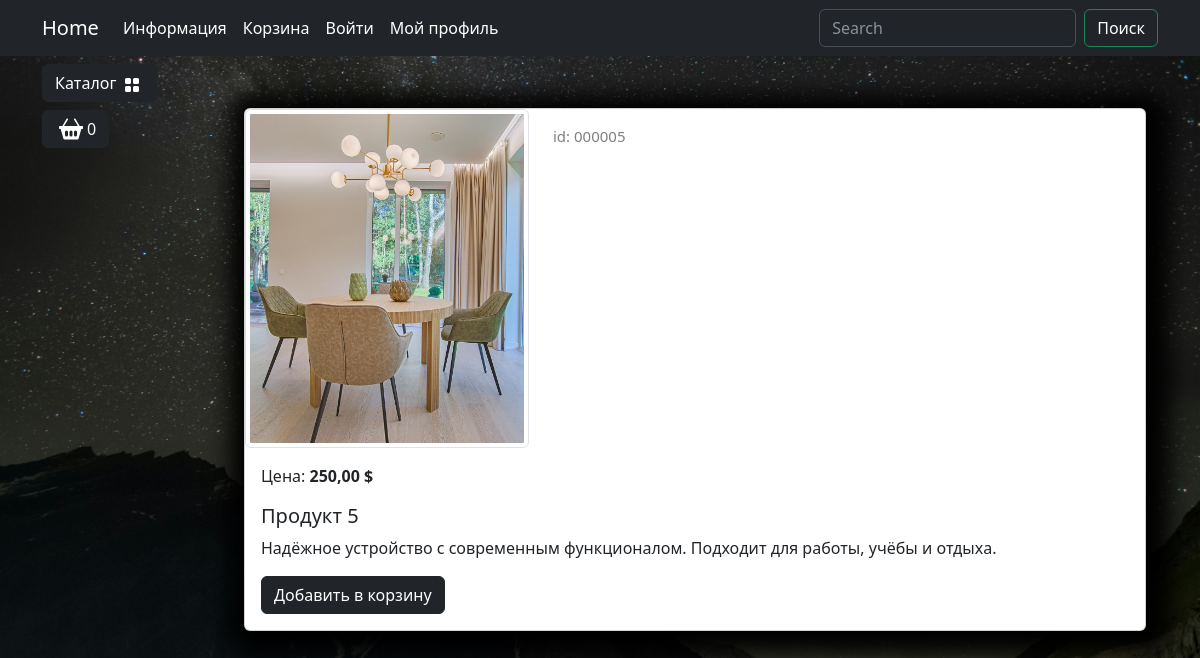
The page /catalog/product/produkt-5/ on the database its author committed.
### goods/models.py (models this page shows, shortened)
class Products(models.Model):
    name = models.CharField(max_length=150, unique=True,
                            verbose_name='Название')
    slug = models.SlugField(max_length=200, unique=True,
                            blank=True, null=True, verbose_name='URL')
    description = models.TextField(
        blank=True, null=True, verbose_name='Описание')
    image = models.ImageField(upload_to='goods_images',
                              blank=True, null=True, verbose_name='Изображения')
    price = models.DecimalField(
        default=0.00, max_digits=7, decimal_places=2, verbose_name='Цена')
    discount = models.DecimalField(
        default=0.00, max_digits=4, decimal_places=2, verbose_name='Скидка в %')
    quantity = models.PositiveBigIntegerField(
        default=0, verbose_name='Количество')
    category = models.ForeignKey(
        to=Categories, on_delete=models.CASCADE, verbose_name='Категория')
    class Meta:
        db_table = 'product'
        verbose_name = 'Продукт'
        verbose_name_plural = 'Продукты'
        ordering = ("id",)
    def display_id(self):
        return f"{self.id:06}"
    def sell_price(self):
        if self.discount:
            return round(self.price - self.price*self.discount/100, 2)
        return self.price

### goods/views.py (the view)
# urls.py: path('product/<slug:product_slug>/', views.product, name="product"),
def product(request, product_slug):
    product = Products.objects.get(slug=product_slug)
    context = {
        'product': product
    }
    return render(request, 'goods/product.html', context=context)

### goods/templatetags/goods_tags.py (called while the page is built)
@register.simple_tag()
def tag_categories():
    return Categories.objects.all()

### goods/templates/goods/product.html (shortened to what this page needs)
{% extends "main/base.html" %}
{% load  static  %}
{% block content %}
                    <div class="container mt-5">
                        <div class="card mb-4 custom-shadow">
                            <div class="row">
                                <div class="col-md-4">
                                    <img src="{{product.image.url}}"
                                        class="img-thumbnail" data-bs-toggle="modal" data-bs-target="#imageModal1">
                                </div>
                                <div class="col-md-4 ">
                                    <p class="product_id mt-3">id: {{product.display_id}}</p>
                                </div>
                            </div>
                            <div class="card-body">
                                <p class="card-text">Цена: <strong>{{product.sell_price}} $</strong></p>
                                <h5 class="card-title">{{ product.name }}</h5>
                                <p class="card-text">{{ product.description }}</p>
                                <a href="#" class="btn btn-dark add-to-cart">Добавить в корзину</a>
                            </div>
                        </div>
                    </div>
{% endblock  %}

### static/deps/css/my_css.css (style rules this page uses)
body { background-image: url("../images/bg-image.jpg"); background-repeat: no-repeat; background-attachment: fixed; background-position: center center; background-size: cover; height: 100%; }
.custom-shadow { box-shadow: 5px 5px 25px 19px #000000; }
.product_id { color: gray; font-size: 15px; }

### rows shown on the page
Products: image (picture), display_id "000005", sell_price "250,00", name "Продукт 5", description "Надёжное устройство с современным функционалом. Подходит для работы, учёбы и отдыха."
